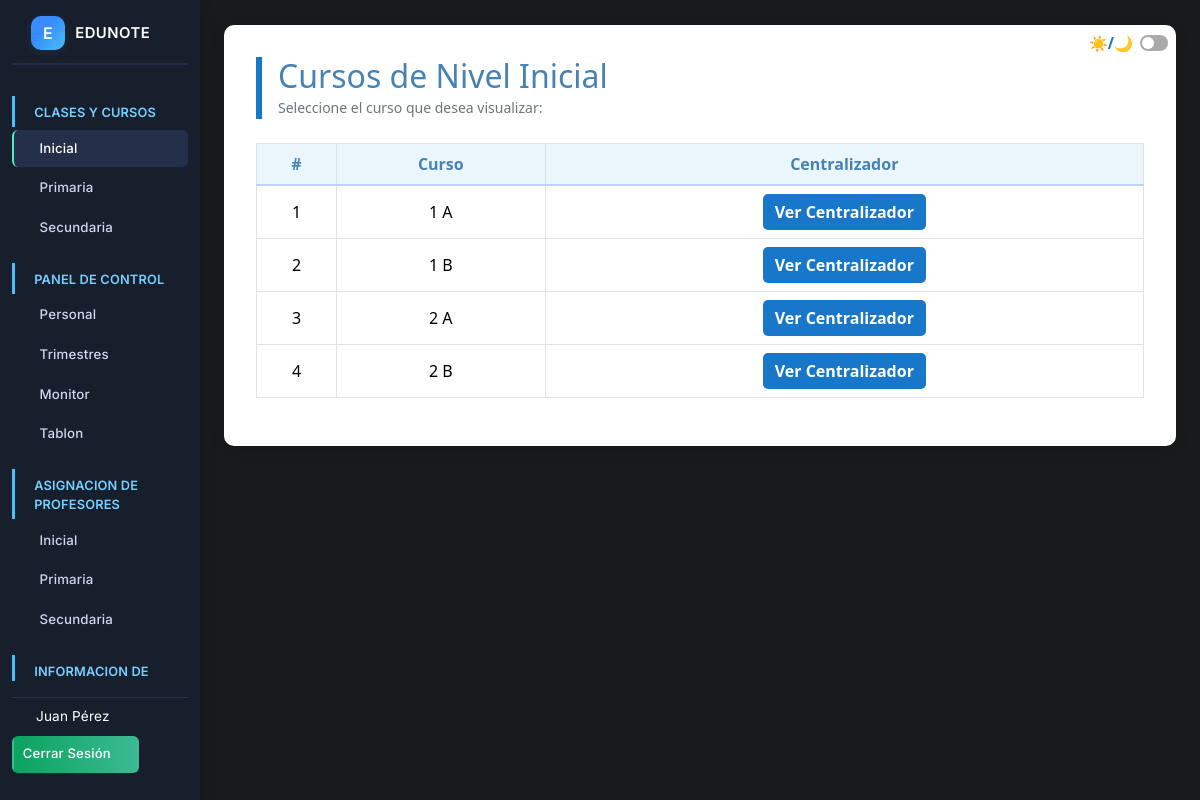
Page /admin/dash_iniciales.php (signed in) on the committed database.
### tables this page shows
CREATE TABLE `cursos` (
  `id_curso` int(11) NOT NULL,
  `nivel` varchar(20) NOT NULL COMMENT 'Ej: Kinder, Primaria, Secundaria',
  `curso` int(11) NOT NULL COMMENT 'Número del curso, ej: 1, 2, 3',
  `paralelo` varchar(5) NOT NULL COMMENT 'Ej: A, B, C'
);

### admin/dash_iniciales.php (the view, shortened to what this page needs)
<?php
$conn = (new Database())->connect();
$stmt = $conn->query("
    SELECT c.id_curso, c.curso, c.paralelo
    FROM cursos c
    WHERE c.nivel = 'Inicial'
    ORDER BY c.curso, c.paralelo
");
$cursos = $stmt->fetchAll(PDO::FETCH_ASSOC);
?>
<!DOCTYPE html>
<html lang="es">
<head>
    <link id="bootstrap-css" rel="stylesheet" href="../css/bootstrap.min.css">
</head>
<body>
    <div class="container-fluid">
        <div class="row position-relative">
            <?php include '../includes/sidebar.php'; ?>
            <main class="col-md-9 ms-sm-auto col-lg-10 px-md-4 position-relative">
                <div class="toggle-switch">
                    <label for="toggleMode">☀️/🌙</label>
                    <input type="checkbox" id="toggleMode" <?php if(isset($_COOKIE['darkmode']) && $_COOKIE['darkmode']=='on') echo "checked"; ?>>
                </div>
                <div class="content-wrapper">
                    <div class="title-box mb-4">
                        <h2 class="mb-0" style="color:#4682B4;">Cursos de Nivel Inicial</h2>
                        <small class="text-secondary">Seleccione el curso que desea visualizar:</small>
                    </div>
                    <div class="table-responsive">
                        <table class="table table-cursos table-bordered align-middle">
                            <thead>
                                <tr>
                                    <th style="width: 80px;">#</th>
                                    <th>Curso</th>
                                    <th>Centralizador</th>
                                </tr>
                            </thead>
                            <tbody>
                                <?php if (empty($cursos)): ?>
                                    <tr>
                                        <td colspan="3">
                                            <div class="alert alert-warning mb-0">
                                                No hay cursos de nivel inicial registrados.
                                            </div>
                                        </td>
                                    </tr>
                                <?php else: ?>
                                    <?php $n = 1; foreach ($cursos as $curso): ?>
                                    <tr>
                                        <td><?php echo $n++; ?></td>
                                        <td><?php echo htmlspecialchars("{$curso['curso']} {$curso['paralelo']}"); ?></td>
                                        <td>
                                            <a href="ver_c_inicial.php?id=<?php echo $curso['id_curso']; ?>" class="btn btn-centralizador">
                                                Ver Centralizador
                                            </a>
                                        </td>
                                    </tr>
                                    <?php endforeach; ?>
                                <?php endif; ?>
                            </tbody>
                        </table>
                    </div>
                </div>
            </main>
        </div>
    </div>
</body>
</html>

### admin/dash_iniciales.php (style rules this page uses)
body { background-color: #181a1b; color: #eaeaea; }
.content-wrapper { background: var(--content-bg, #1f1f1f); border-radius: 10px; padding: 2rem; box-shadow: 0 4px 16px rgba(0, 0, 0, 0.1); margin-top: 25px; }
.table-cursos { background: var(--table-bg, #1a1a1a); }
.table-cursos th { background: var(--th-bg, #232323); color: #c0d3f7; text-align: center; font-size: 1rem; }
.table-cursos td { text-align: center; vertical-align: middle; }
.btn-centralizador { background: #4682B4; color: #fff; border: none; font-weight: 600; border-radius: 5px; transition: background 0.2s, transform 0.2s; }
.title-box { border-left: 6px solid #4682B4; padding-left: 1rem; margin-bottom: 2rem; }
.toggle-switch { display: flex; align-items: center; gap:7px; position: absolute; right: 32px; top: 32px; }
.toggle-switch label { font-size: .95rem; font-weight: 600; color: #4682B4; cursor:pointer; }
.toggle-switch input[type="checkbox"] { width: 28px; height: 16px; position: relative; appearance: none; background: #aaa; outline: none; border-radius: 20px; transition: background 0.2s; }
.toggle-switch input[type="checkbox"]::after { content: ''; position: absolute; top: 2px; left: 2px; width: 12px; height: 12px; background: #fff; border-radius: 50%; transition: left 0.2s; }
body:not(.dark-mode) { --content-bg: #fff; --table-bg: #f7fbff; --th-bg: #eaf6fb; --tr-hover: #e3f2fd; }
body:not(.dark-mode) .table-cursos th { color: #4682B4; background: var(--th-bg); border-bottom: 2px solid #b9d6f2; }
body:not(.dark-mode) .btn-centralizador { background: #1877c9; color: #fff; }
body:not(.dark-mode) .title-box { border-left: 6px solid #1877c9; }
body:not(.dark-mode) .toggle-switch label { color: #1877c9; }

### rows in the picture
cursos: curso+paralelo "1 A"
cursos: curso+paralelo "1 B"
cursos: curso+paralelo "2 A"
cursos: curso+paralelo "2 B"

### other values in the picture
$_SESSION['user_name'] "Juan Pérez"
